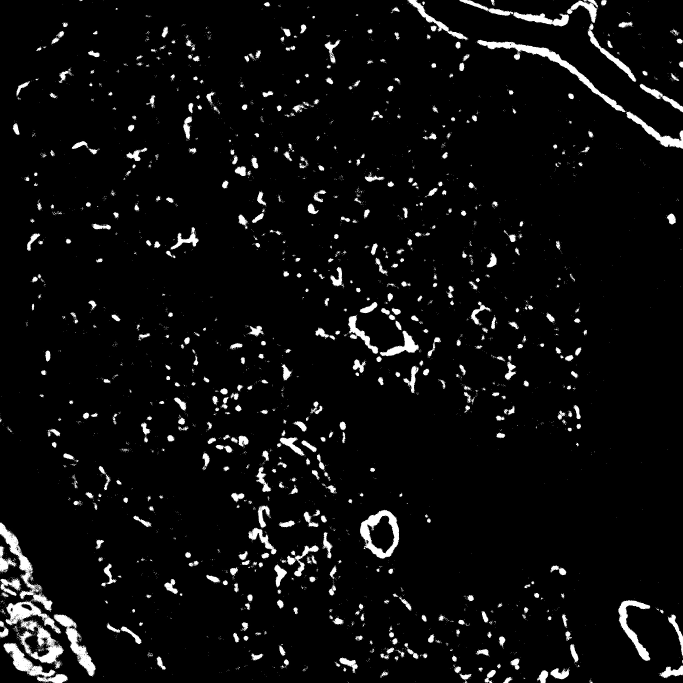
#> input picture Module 2/MASK_SK658 Slobe ch010068.jpg, 2048 x 2048 px (shown at 1/3 size); its folder holds 6 pictures in this run
$ python main_example.py
#> lines starting #> are read from the running program, lines starting #| are printed output that depends on the picture; after the words box and inside, x2 and y2 are one past the last pixel; in counts of white or black regions, pixels touching at a corner belong together
'''Module 2: count black and white pixels in a .jpg and extrapolate points'''

from termcolor import colored
import cv2
import numpy as np
import matplotlib.pyplot as plt
from scipy.interpolate import interp1d
import pandas as pd

# Load the images you want to analyze

from pathlib import Path

# Get the directory where the script itself is located
img_dir = Path(__file__).parent

# Get ONLY your base images for plotting (e.g., based on filenames)
filenames = [str(p) for p in sorted(img_dir.glob("MASK_*.jpg"))]

# Define "check" filenames to exclude from main analysis
check_files = [
    "MASK_SK658 Slobe ch010083.jpg",  # replace with your actual 2400 filename
    "MASK_SK658 Slobe ch010143.jpg"   # replace with your actual 2600 filename
]

base_filenames = [f for f in filenames if Path(f).name not in check_files]


print("Found image files:")
for f in base_filenames:
    print(f)


# Enter the depth of each image (in the same order that the images are listed above; you can find these in the .csv file provided to you which is tilted: "Filenames and Depths for Students")

depths = [
    9800,
    9900,
    2000,
    600,
    15,
    7100
    ]

# Make the lists that will be used

images = []
white_counts = []
black_counts = []
white_percents = []

# Build the list of all the images you are analyzing

for filename in base_filenames:
    img = cv2.imread(filename, 0)
#> img is the input picture: shape (2048, 2048); min 0, max 255, mean 13.1
    images.append(img)

# For each image (until the end of the list of images), calculate the number of black and white pixels and make a list that contains this information for each filename.

for x in range(len(base_filenames)):
    _, binary = cv2.threshold(images[x], 127, 255, cv2.THRESH_BINARY)

    white = np.sum(binary == 255)
    black = np.sum(binary == 0)

    white_counts.append(white)
    black_counts.append(black)
#> this loop made 4 passes
#> pass 1, `_, binary = cv2.threshold(images[x], 127, 255, cv2.THRESH_BINARY)`:
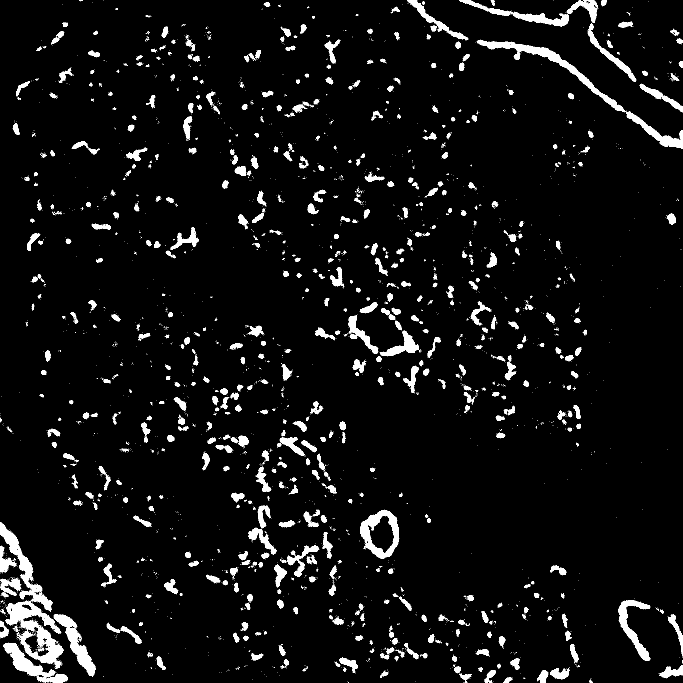
#> binary: shape (2048, 2048) (shown at 1/3 size); 5.1% white; 5131 white regions (4494 under 20 px), largest, box (x1, y1, x2, y2) and area: (17, 1803, 192, 2006) 11386, (1432, 119, 1876, 337) 8815, (0, 1567, 158, 1835) 6892
#> pass 2, `_, binary = cv2.threshold(images[x], 127, 255, cv2.THRESH_BINARY)`:
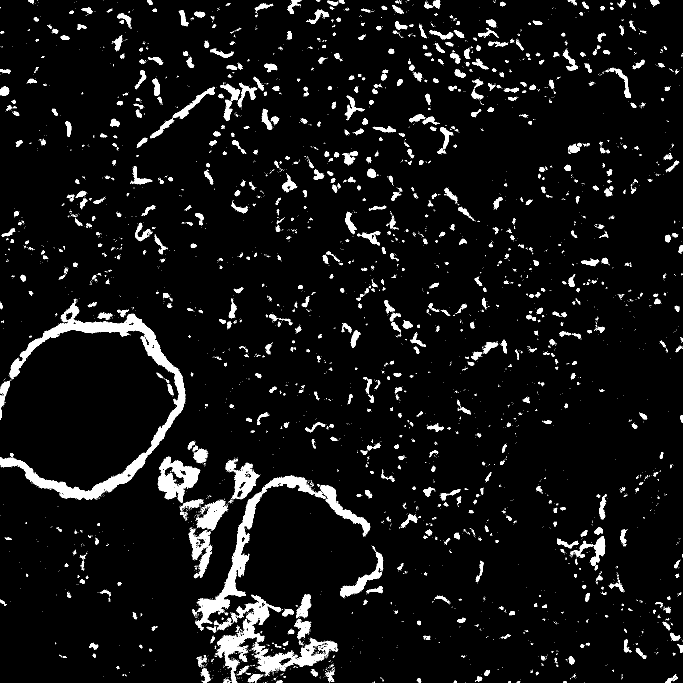
#> binary: shape (2048, 2048) (shown at 1/3 size); 5.8% white; 6450 white regions (5596 under 20 px), largest, box (x1, y1, x2, y2) and area: (0, 941, 556, 1500) 34563, (586, 1426, 977, 1884) 16847, (651, 1784, 843, 2048) 9602
#> pass 3, `_, binary = cv2.threshold(images[x], 127, 255, cv2.THRESH_BINARY)`:
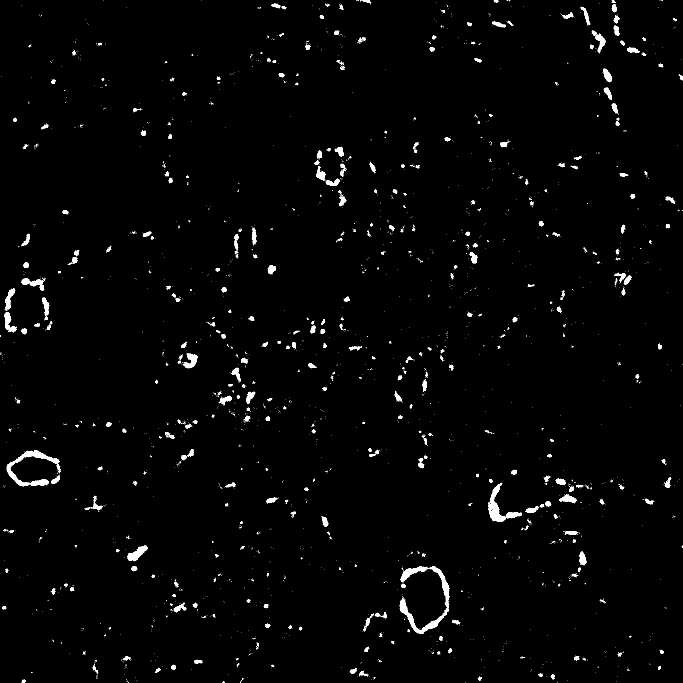
#> binary: shape (2048, 2048) (shown at 1/3 size); 1.5% white; 3324 white regions (2962 under 20 px), largest, box (x1, y1, x2, y2) and area: (1199, 1699, 1349, 1901) 4325, (20, 1350, 178, 1459) 3625, (1464, 1448, 1518, 1566) 2321

# Print the number of white and black pixels in each image.

print(colored("Counts of pixel by color in each image", "yellow"))
for x in range(len(base_filenames)):
    print(colored(f"White pixels in image {x}: {white_counts[x]}", "white"))
    print(colored(f"Black pixels in image {x}: {black_counts[x]}", "black"))
    print()

# Calculate the percentage of pixels in each image that are white and make a list that contains these percentages for each filenamae

for x in range(len(base_filenames)):
    white_percent = (100 * (white_counts[x] / (black_counts[x] + white_counts[x])))
    white_percents.append(white_percent)

# Print the filename (on one line in red font), and below that line print the percent white pixels and depth

print(colored("Percent white px:", "yellow"))
for x in range(len(base_filenames)):
    print(colored(f'{base_filenames[x]}:',"red"))
    print(f'{white_percents[x]}% White | Depth: {depths[x]} microns')
    print()

'''Write your data to a .csv file'''

# Create a DataFrame that includes the filenames, depths, and percentage of white pixels
#> (the run stopped early here; a loop or call above may not have finished)
